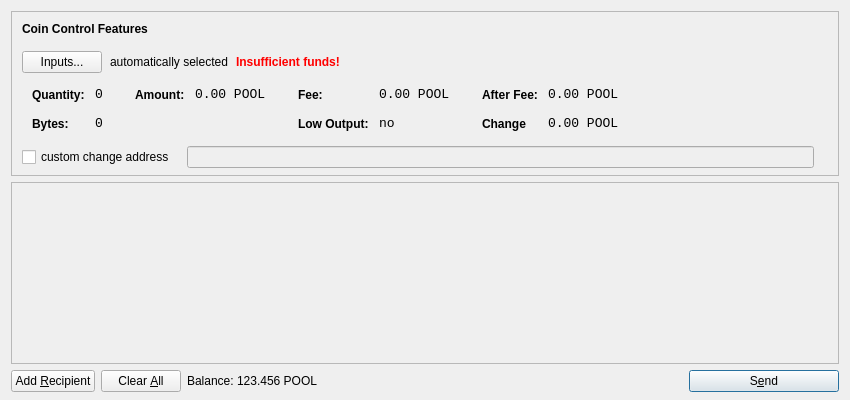
<?xml version="1.0" encoding="UTF-8"?>
<ui version="4.0">
 <class>SendCoinsDialog</class>
 <widget class="QDialog" name="SendCoinsDialog">
  <property name="geometry">
   <rect>
    <x>0</x>
    <y>0</y>
    <width>850</width>
    <height>400</height>
   </rect>
  </property>
  <property name="windowTitle">
   <string>Send Coins</string>
  </property>
  <layout class="QVBoxLayout" name="verticalLayout" stretch="0,1,0">
   <property name="bottomMargin">
    <number>8</number>
   </property>
   <item>
    <widget class="QFrame" name="frameCoinControl">
     <property name="sizePolicy">
      <sizepolicy hsizetype="Expanding" vsizetype="Expanding">
       <horstretch>0</horstretch>
       <verstretch>0</verstretch>
      </sizepolicy>
     </property>
     <property name="maximumSize">
      <size>
       <width>16777215</width>
       <height>16777215</height>
      </size>
     </property>
     <property name="frameShape">
      <enum>QFrame::StyledPanel</enum>
     </property>
     <property name="frameShadow">
      <enum>QFrame::Sunken</enum>
     </property>
     <layout class="QVBoxLayout" name="verticalLayoutCoinControl2">
      <property name="spacing">
       <number>-1</number>
      </property>
      <property name="leftMargin">
       <number>0</number>
      </property>
      <property name="topMargin">
       <number>0</number>
      </property>
      <property name="rightMargin">
       <number>0</number>
      </property>
      <property name="bottomMargin">
       <number>6</number>
      </property>
      <item>
       <layout class="QVBoxLayout" name="verticalLayoutCoinControl" stretch="0,0,0,0,1">
        <property name="spacing">
         <number>0</number>
        </property>
        <property name="leftMargin">
         <number>10</number>
        </property>
        <property name="topMargin">
         <number>10</number>
        </property>
        <item>
         <layout class="QHBoxLayout" name="horizontalLayoutCoinControl1">
          <property name="bottomMargin">
           <number>15</number>
          </property>
          <item>
           <widget class="QLabel" name="labelCoinControlFeatures">
            <property name="sizePolicy">
             <sizepolicy hsizetype="Preferred" vsizetype="Maximum">
              <horstretch>0</horstretch>
              <verstretch>0</verstretch>
             </sizepolicy>
            </property>
            <property name="font">
             <font>
              <weight>75</weight>
              <bold>true</bold>
             </font>
            </property>
            <property name="styleSheet">
             <string notr="true">font-weight:bold;</string>
            </property>
            <property name="text">
             <string>Coin Control Features</string>
            </property>
           </widget>
          </item>
         </layout>
        </item>
        <item>
         <layout class="QHBoxLayout" name="horizontalLayoutCoinControl2" stretch="0,0,0,0">
          <property name="spacing">
           <number>8</number>
          </property>
          <property name="bottomMargin">
           <number>10</number>
          </property>
          <item>
           <widget class="QPushButton" name="pushButtonCoinControl">
            <property name="styleSheet">
             <string notr="true"/>
            </property>
            <property name="text">
             <string>Inputs...</string>
            </property>
           </widget>
          </item>
          <item>
           <widget class="QLabel" name="labelCoinControlAutomaticallySelected">
            <property name="text">
             <string>automatically selected</string>
            </property>
            <property name="margin">
             <number>5</number>
            </property>
           </widget>
          </item>
          <item>
           <widget class="QLabel" name="labelCoinControlInsuffFunds">
            <property name="font">
             <font>
              <weight>75</weight>
              <bold>true</bold>
             </font>
            </property>
            <property name="styleSheet">
             <string notr="true">color:red;font-weight:bold;</string>
            </property>
            <property name="text">
             <string>Insufficient funds!</string>
            </property>
            <property name="margin">
             <number>5</number>
            </property>
           </widget>
          </item>
          <item>
           <spacer name="horizontalSpacerCoinControl">
            <property name="orientation">
             <enum>Qt::Horizontal</enum>
            </property>
            <property name="sizeHint" stdset="0">
             <size>
              <width>40</width>
              <height>1</height>
             </size>
            </property>
           </spacer>
          </item>
         </layout>
        </item>
        <item>
         <widget class="QWidget" name="widgetCoinControl" native="true">
          <property name="sizePolicy">
           <sizepolicy hsizetype="Preferred" vsizetype="Preferred">
            <horstretch>0</horstretch>
            <verstretch>0</verstretch>
           </sizepolicy>
          </property>
          <property name="minimumSize">
           <size>
            <width>0</width>
            <height>0</height>
           </size>
          </property>
          <property name="styleSheet">
           <string notr="true"/>
          </property>
          <layout class="QHBoxLayout" name="horizontalLayoutCoinControl5">
           <property name="margin">
            <number>0</number>
           </property>
           <item>
            <layout class="QHBoxLayout" name="horizontalLayoutCoinControl3" stretch="0,0,0,1">
             <property name="spacing">
              <number>20</number>
             </property>
             <property name="topMargin">
              <number>0</number>
             </property>
             <property name="bottomMargin">
              <number>10</number>
             </property>
             <item>
              <layout class="QFormLayout" name="formLayoutCoinControl1">
               <property name="horizontalSpacing">
                <number>10</number>
               </property>
               <property name="verticalSpacing">
                <number>14</number>
               </property>
               <property name="leftMargin">
                <number>10</number>
               </property>
               <property name="topMargin">
                <number>4</number>
               </property>
               <property name="rightMargin">
                <number>6</number>
               </property>
               <item row="0" column="0">
                <widget class="QLabel" name="labelCoinControlQuantityText">
                 <property name="styleSheet">
                  <string notr="true">font-weight:bold;</string>
                 </property>
                 <property name="text">
                  <string>Quantity:</string>
                 </property>
                 <property name="margin">
                  <number>0</number>
                 </property>
                </widget>
               </item>
               <item row="0" column="1">
                <widget class="QLabel" name="labelCoinControlQuantity">
                 <property name="font">
                  <font>
                   <family>Monospace</family>
                   <pointsize>10</pointsize>
                  </font>
                 </property>
                 <property name="cursor">
                  <cursorShape>IBeamCursor</cursorShape>
                 </property>
                 <property name="contextMenuPolicy">
                  <enum>Qt::ActionsContextMenu</enum>
                 </property>
                 <property name="text">
                  <string>0</string>
                 </property>
                 <property name="margin">
                  <number>0</number>
                 </property>
                 <property name="textInteractionFlags">
                  <set>Qt::LinksAccessibleByMouse|Qt::TextSelectableByKeyboard|Qt::TextSelectableByMouse</set>
                 </property>
                </widget>
               </item>
               <item row="1" column="0">
                <widget class="QLabel" name="labelCoinControlBytesText">
                 <property name="styleSheet">
                  <string notr="true">font-weight:bold;</string>
                 </property>
                 <property name="text">
                  <string>Bytes:</string>
                 </property>
                </widget>
               </item>
               <item row="1" column="1">
                <widget class="QLabel" name="labelCoinControlBytes">
                 <property name="font">
                  <font>
                   <family>Monospace</family>
                   <pointsize>10</pointsize>
                  </font>
                 </property>
                 <property name="cursor">
                  <cursorShape>IBeamCursor</cursorShape>
                 </property>
                 <property name="contextMenuPolicy">
                  <enum>Qt::ActionsContextMenu</enum>
                 </property>
                 <property name="text">
                  <string>0</string>
                 </property>
                 <property name="textInteractionFlags">
                  <set>Qt::LinksAccessibleByMouse|Qt::TextSelectableByKeyboard|Qt::TextSelectableByMouse</set>
                 </property>
                </widget>
               </item>
              </layout>
             </item>
             <item>
              <layout class="QFormLayout" name="formLayoutCoinControl2">
               <property name="horizontalSpacing">
                <number>10</number>
               </property>
               <property name="verticalSpacing">
                <number>14</number>
               </property>
               <property name="leftMargin">
                <number>6</number>
               </property>
               <property name="topMargin">
                <number>4</number>
               </property>
               <property name="rightMargin">
                <number>6</number>
               </property>
               <item row="0" column="0">
                <widget class="QLabel" name="labelCoinControlAmountText">
                 <property name="styleSheet">
                  <string notr="true">font-weight:bold;</string>
                 </property>
                 <property name="text">
                  <string>Amount:</string>
                 </property>
                 <property name="margin">
                  <number>0</number>
                 </property>
                </widget>
               </item>
               <item row="0" column="1">
                <widget class="QLabel" name="labelCoinControlAmount">
                 <property name="font">
                  <font>
                   <family>Monospace</family>
                   <pointsize>10</pointsize>
                  </font>
                 </property>
                 <property name="cursor">
                  <cursorShape>IBeamCursor</cursorShape>
                 </property>
                 <property name="contextMenuPolicy">
                  <enum>Qt::ActionsContextMenu</enum>
                 </property>
                 <property name="text">
                  <string notr="true">0.00 POOL</string>
                 </property>
                 <property name="textInteractionFlags">
                  <set>Qt::LinksAccessibleByMouse|Qt::TextSelectableByKeyboard|Qt::TextSelectableByMouse</set>
                 </property>
                </widget>
               </item>
              </layout>
             </item>
             <item>
              <layout class="QFormLayout" name="formLayoutCoinControl3">
               <property name="horizontalSpacing">
                <number>10</number>
               </property>
               <property name="verticalSpacing">
                <number>14</number>
               </property>
               <property name="leftMargin">
                <number>6</number>
               </property>
               <property name="topMargin">
                <number>4</number>
               </property>
               <property name="rightMargin">
                <number>6</number>
               </property>
               <item row="0" column="0">
                <widget class="QLabel" name="labelCoinControlFeeText">
                 <property name="styleSheet">
                  <string notr="true">font-weight:bold;</string>
                 </property>
                 <property name="text">
                  <string>Fee:</string>
                 </property>
                 <property name="margin">
                  <number>0</number>
                 </property>
                </widget>
               </item>
               <item row="0" column="1">
                <widget class="QLabel" name="labelCoinControlFee">
                 <property name="font">
                  <font>
                   <family>Monospace</family>
                   <pointsize>10</pointsize>
                  </font>
                 </property>
                 <property name="cursor">
                  <cursorShape>IBeamCursor</cursorShape>
                 </property>
                 <property name="contextMenuPolicy">
                  <enum>Qt::ActionsContextMenu</enum>
                 </property>
                 <property name="text">
                  <string notr="true">0.00 POOL</string>
                 </property>
                 <property name="textInteractionFlags">
                  <set>Qt::LinksAccessibleByMouse|Qt::TextSelectableByKeyboard|Qt::TextSelectableByMouse</set>
                 </property>
                </widget>
               </item>
               <item row="1" column="0">
                <widget class="QLabel" name="labelCoinControlLowOutputText">
                 <property name="styleSheet">
                  <string notr="true">font-weight:bold;</string>
                 </property>
                 <property name="text">
                  <string>Low Output:</string>
                 </property>
                </widget>
               </item>
               <item row="1" column="1">
                <widget class="QLabel" name="labelCoinControlLowOutput">
                 <property name="font">
                  <font>
                   <family>Monospace</family>
                   <pointsize>10</pointsize>
                  </font>
                 </property>
                 <property name="cursor">
                  <cursorShape>IBeamCursor</cursorShape>
                 </property>
                 <property name="contextMenuPolicy">
                  <enum>Qt::ActionsContextMenu</enum>
                 </property>
                 <property name="text">
                  <string>no</string>
                 </property>
                 <property name="textInteractionFlags">
                  <set>Qt::LinksAccessibleByMouse|Qt::TextSelectableByKeyboard|Qt::TextSelectableByMouse</set>
                 </property>
                </widget>
               </item>
              </layout>
             </item>
             <item>
              <layout class="QFormLayout" name="formLayoutCoinControl4">
               <property name="horizontalSpacing">
                <number>10</number>
               </property>
               <property name="verticalSpacing">
                <number>14</number>
               </property>
               <property name="leftMargin">
                <number>6</number>
               </property>
               <property name="topMargin">
                <number>4</number>
               </property>
               <property name="rightMargin">
                <number>6</number>
               </property>
               <item row="0" column="0">
                <widget class="QLabel" name="labelCoinControlAfterFeeText">
                 <property name="styleSheet">
                  <string notr="true">font-weight:bold;</string>
                 </property>
                 <property name="text">
                  <string>After Fee:</string>
                 </property>
                 <property name="margin">
                  <number>0</number>
                 </property>
                </widget>
               </item>
               <item row="0" column="1">
                <widget class="QLabel" name="labelCoinControlAfterFee">
                 <property name="font">
                  <font>
                   <family>Monospace</family>
                   <pointsize>10</pointsize>
                  </font>
                 </property>
                 <property name="cursor">
                  <cursorShape>IBeamCursor</cursorShape>
                 </property>
                 <property name="contextMenuPolicy">
                  <enum>Qt::ActionsContextMenu</enum>
                 </property>
                 <property name="text">
                  <string notr="true">0.00 POOL</string>
                 </property>
                 <property name="textInteractionFlags">
                  <set>Qt::LinksAccessibleByMouse|Qt::TextSelectableByKeyboard|Qt::TextSelectableByMouse</set>
                 </property>
                </widget>
               </item>
               <item row="1" column="0">
                <widget class="QLabel" name="labelCoinControlChangeText">
                 <property name="styleSheet">
                  <string notr="true">font-weight:bold;</string>
                 </property>
                 <property name="text">
                  <string>Change</string>
                 </property>
                </widget>
               </item>
               <item row="1" column="1">
                <widget class="QLabel" name="labelCoinControlChange">
                 <property name="font">
                  <font>
                   <family>Monospace</family>
                   <pointsize>10</pointsize>
                  </font>
                 </property>
                 <property name="cursor">
                  <cursorShape>IBeamCursor</cursorShape>
                 </property>
                 <property name="contextMenuPolicy">
                  <enum>Qt::ActionsContextMenu</enum>
                 </property>
                 <property name="text">
                  <string notr="true">0.00 POOL</string>
                 </property>
                 <property name="textInteractionFlags">
                  <set>Qt::LinksAccessibleByMouse|Qt::TextSelectableByKeyboard|Qt::TextSelectableByMouse</set>
                 </property>
                </widget>
               </item>
              </layout>
             </item>
            </layout>
           </item>
          </layout>
         </widget>
        </item>
        <item>
         <layout class="QHBoxLayout" name="horizontalLayoutCoinControl4" stretch="0,0,0">
          <property name="spacing">
           <number>12</number>
          </property>
          <property name="sizeConstraint">
           <enum>QLayout::SetDefaultConstraint</enum>
          </property>
          <property name="topMargin">
           <number>5</number>
          </property>
          <property name="rightMargin">
           <number>5</number>
          </property>
          <item>
           <widget class="QCheckBox" name="checkBoxCoinControlChange">
            <property name="text">
             <string>custom change address</string>
            </property>
           </widget>
          </item>
          <item>
           <widget class="QLineEdit" name="lineEditCoinControlChange">
            <property name="enabled">
             <bool>false</bool>
            </property>
            <property name="sizePolicy">
             <sizepolicy hsizetype="Expanding" vsizetype="Fixed">
              <horstretch>0</horstretch>
              <verstretch>0</verstretch>
             </sizepolicy>
            </property>
           </widget>
          </item>
          <item>
           <widget class="QLabel" name="labelCoinControlChangeLabel">
            <property name="sizePolicy">
             <sizepolicy hsizetype="Preferred" vsizetype="Expanding">
              <horstretch>0</horstretch>
              <verstretch>0</verstretch>
             </sizepolicy>
            </property>
            <property name="minimumSize">
             <size>
              <width>0</width>
              <height>0</height>
             </size>
            </property>
            <property name="text">
             <string/>
            </property>
            <property name="margin">
             <number>3</number>
            </property>
           </widget>
          </item>
         </layout>
        </item>
        <item>
         <spacer name="verticalSpacerCoinControl">
          <property name="orientation">
           <enum>Qt::Vertical</enum>
          </property>
          <property name="sizeHint" stdset="0">
           <size>
            <width>800</width>
            <height>1</height>
           </size>
          </property>
         </spacer>
        </item>
       </layout>
      </item>
     </layout>
    </widget>
   </item>
   <item>
    <widget class="QScrollArea" name="scrollArea">
     <property name="widgetResizable">
      <bool>true</bool>
     </property>
     <widget class="QWidget" name="scrollAreaWidgetContents">
      <property name="geometry">
       <rect>
        <x>0</x>
        <y>0</y>
        <width>830</width>
        <height>165</height>
       </rect>
      </property>
      <layout class="QVBoxLayout" name="verticalLayout_2">
       <property name="margin">
        <number>0</number>
       </property>
       <item>
        <layout class="QVBoxLayout" name="entries">
         <property name="spacing">
          <number>6</number>
         </property>
        </layout>
       </item>
       <item>
        <spacer name="verticalSpacer">
         <property name="orientation">
          <enum>Qt::Vertical</enum>
         </property>
         <property name="sizeHint" stdset="0">
          <size>
           <width>20</width>
           <height>40</height>
          </size>
         </property>
        </spacer>
       </item>
      </layout>
     </widget>
    </widget>
   </item>
   <item>
    <layout class="QHBoxLayout" name="horizontalLayout">
     <item>
      <widget class="QPushButton" name="addButton">
       <property name="toolTip">
        <string>Send to multiple recipients at once</string>
       </property>
       <property name="text">
        <string>Add &amp;Recipient</string>
       </property>
       <property name="autoDefault">
        <bool>false</bool>
       </property>
      </widget>
     </item>
     <item>
      <widget class="QPushButton" name="clearButton">
       <property name="sizePolicy">
        <sizepolicy hsizetype="Minimum" vsizetype="Fixed">
         <horstretch>0</horstretch>
         <verstretch>0</verstretch>
        </sizepolicy>
       </property>
       <property name="toolTip">
        <string>Remove all transaction fields</string>
       </property>
       <property name="text">
        <string>Clear &amp;All</string>
       </property>
       <property name="autoRepeatDelay">
        <number>300</number>
       </property>
       <property name="autoDefault">
        <bool>false</bool>
       </property>
      </widget>
     </item>
     <item>
      <layout class="QHBoxLayout" name="horizontalLayout_2">
       <property name="spacing">
        <number>3</number>
       </property>
       <item>
        <widget class="QLabel" name="label">
         <property name="sizePolicy">
          <sizepolicy hsizetype="Preferred" vsizetype="Fixed">
           <horstretch>0</horstretch>
           <verstretch>0</verstretch>
          </sizepolicy>
         </property>
         <property name="text">
          <string>Balance:</string>
         </property>
        </widget>
       </item>
       <item>
        <widget class="QLabel" name="labelBalance">
         <property name="sizePolicy">
          <sizepolicy hsizetype="Preferred" vsizetype="Fixed">
           <horstretch>0</horstretch>
           <verstretch>0</verstretch>
          </sizepolicy>
         </property>
         <property name="cursor">
          <cursorShape>IBeamCursor</cursorShape>
         </property>
         <property name="text">
          <string notr="true">123.456 POOL</string>
         </property>
         <property name="textInteractionFlags">
          <set>Qt::LinksAccessibleByMouse|Qt::TextSelectableByKeyboard|Qt::TextSelectableByMouse</set>
         </property>
        </widget>
       </item>
      </layout>
     </item>
     <item>
      <spacer name="horizontalSpacer">
       <property name="orientation">
        <enum>Qt::Horizontal</enum>
       </property>
       <property name="sizeHint" stdset="0">
        <size>
         <width>40</width>
         <height>20</height>
        </size>
       </property>
      </spacer>
     </item>
     <item>
      <widget class="QPushButton" name="sendButton">
       <property name="minimumSize">
        <size>
         <width>150</width>
         <height>0</height>
        </size>
       </property>
       <property name="toolTip">
        <string>Confirm the send action</string>
       </property>
       <property name="text">
        <string>S&amp;end</string>
       </property>
       <property name="icon">
        <iconset resource="../bitcoin.qrc">
         <normaloff>:/icons/send</normaloff>:/icons/send</iconset>
       </property>
       <property name="default">
        <bool>true</bool>
       </property>
      </widget>
     </item>
    </layout>
   </item>
  </layout>
 </widget>
 <resources>
  <include location="../bitcoin.qrc"/>
 </resources>
 <connections/>
</ui>
